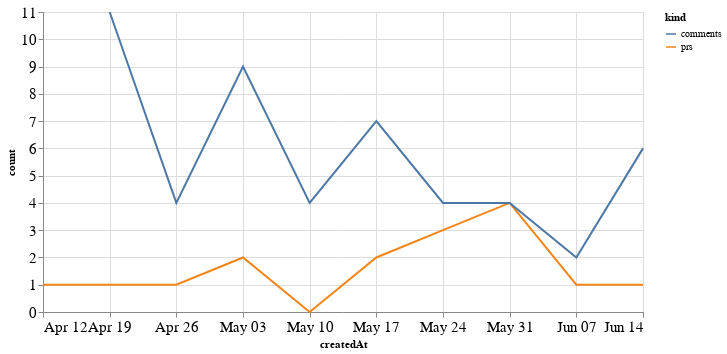

The cell this chart's notebook holds for it:
### Code cell
alt.Chart(total_time, width=600).mark_line().encode(
    x='createdAt',
    y='count',
    color='kind'
)

### Figure 1 — Vega-Lite specification as saved in the notebook (floating-point values rounded to 4 significant figures)
{"config": {"axisLeft": {"labelFontSize": 15}, "axisBottom": {"labelFontSize": 15}}, "data": {"name": "data-98d17264316107679a936b013ca18332"}, "mark": "line", "encoding": {"color": {"type": "nominal", "field": "kind"}, "x": {"type": "temporal", "field": "createdAt"}, "y": {"type": "quantitative", "field": "count"}}, "width": 600, "$schema": "https://vega.github.io/schema/vega-lite/v4.8.1.json", "datasets": {"data-98d17264316107679a936b013ca18332": [{"createdAt": "2020-04-12T00:00:00", "kind": "prs", "count": 1.0}, {"createdAt": "2020-04-19T00:00:00", "kind": "prs", "count": 1.0}, {"createdAt": "2020-04-26T00:00:00", "kind": "prs", "count": 1.0}, {"createdAt": "2020-05-03T00:00:00", "kind": "prs", "count": 2.0}, {"createdAt": "2020-05-10T00:00:00", "kind": "prs", "count": 0.0}, {"createdAt": "2020-05-17T00:00:00", "kind": "prs", "count": 2.0}, {"createdAt": "2020-05-24T00:00:00", "kind": "prs", "count": 3.0}, {"createdAt": "2020-05-31T00:00:00", "kind": "prs", "count": 4.0}, {"createdAt": "2020-06-07T00:00:00", "kind": "prs", "count": 1.0}, {"createdAt": "2020-06-14T00:00:00", "kind": "prs", "count": 1.0}, {"createdAt": "2020-04-12T00:00:00", "kind": "comments", "count": null}, {"createdAt": "2020-04-19T00:00:00", "kind": "comments", "count": 11.0}, {"createdAt": "2020-04-26T00:00:00", "kind": "comments", "count": 4.0}, {"createdAt": "2020-05-03T00:00:00", "kind": "comments", "count": 9.0}, {"createdAt": "2020-05-10T00:00:00", "kind": "comments", "count": 4.0}, {"createdAt": "2020-05-17T00:00:00", "kind": "comments", "count": 7.0}, {"createdAt": "2020-05-24T00:00:00", "kind": "comments", "count": 4.0}, {"createdAt": "2020-05-31T00:00:00", "kind": "comments", "count": 4.0}, {"createdAt": "2020-06-07T00:00:00", "kind": "comments", "count": 2.0}, {"createdAt": "2020-06-14T00:00:00", "kind": "comments", "count": 6.0}]}}
